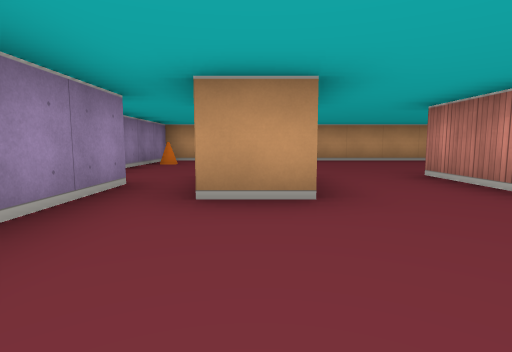
view 1 (above)

12 first-person views from a walk through a cub3D level. The camera is about half as high as the walls, tilts 6° down and sees 80° across. The floor is counted in squares. Each view is taken from the middle of a square. On the plan, view 1 faces up. The plan holds only what a view shows up to about 9 squares ahead; the rest is blank.

view 2
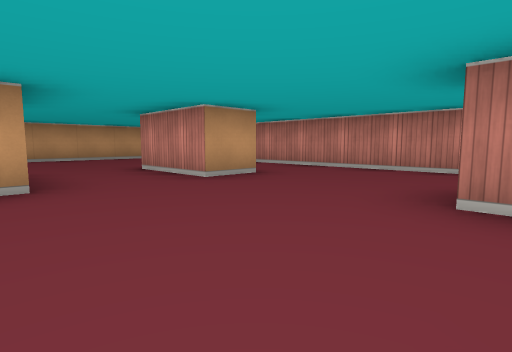

view 3
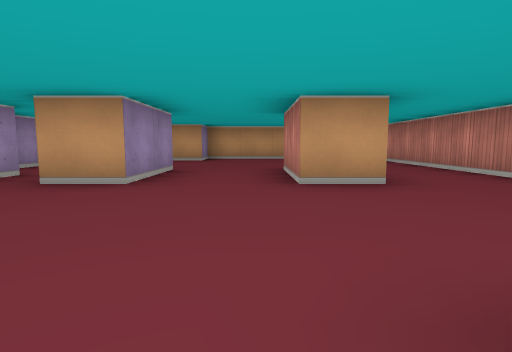

view 4
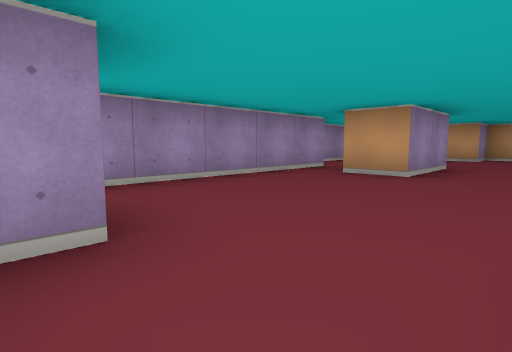

view 5
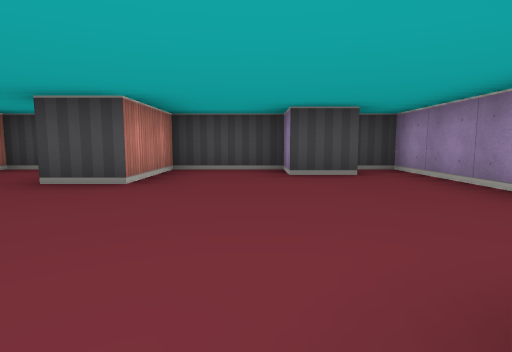

view 6
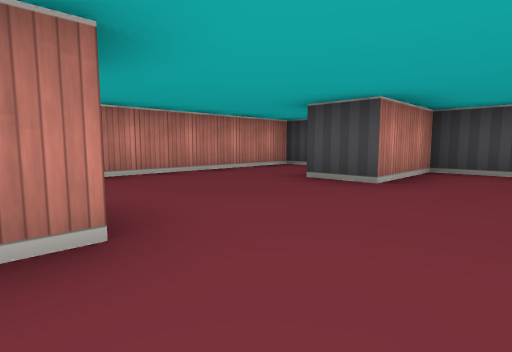

view 7
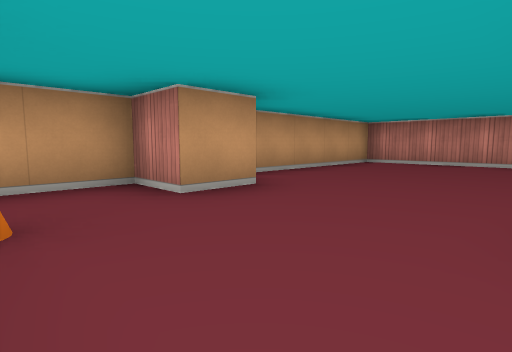

view 8
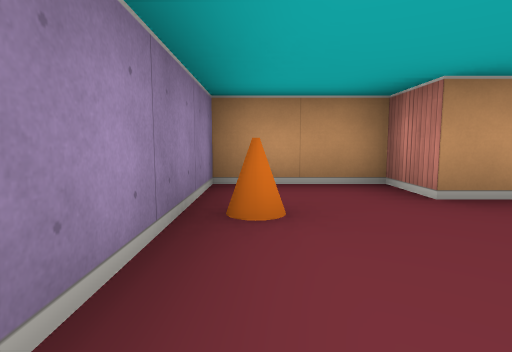

view 9
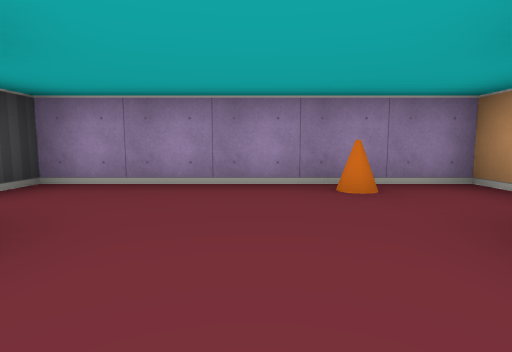

view 10
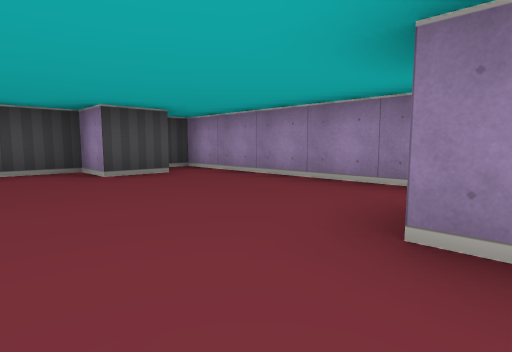

view 11
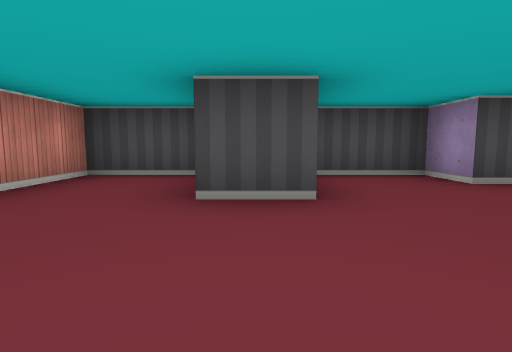

view 12
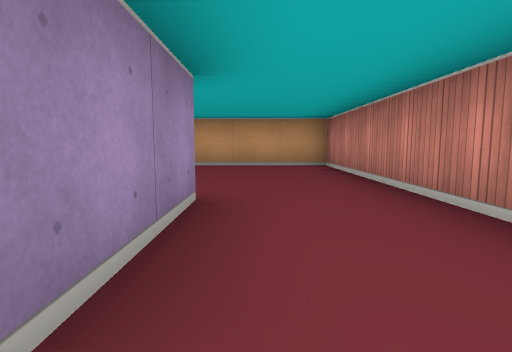

### Floor plan
Ten units are one square. View 1 is at (0, 0); x grows to the right and y downward. Boxes are objects, and circles mark ways between rooms. Rooms are numbered by the first view taken in them; rooms with no view inside come last. Other rooms are left out.
<svg viewBox="-30 -90 90 120">
<path fill="none" stroke="#000" d="M5 -25 -5 -25M35 -25 25 -25M-6 15 5 15 5 25 25 25 25 5 35 5M39 25 55 25 55 -25M-15 -24 -15 25 -8 25M5 -45 5 -25M35 -45 35 -25M25 -25 25 -45M-15 -36 -15 -24M55 -25 55 -85 5 -85 5 -75 -5 -75 -5 -85 -25 -85 -25 -35 -19 -35"/>
<rect x="-25" y="-75" width="10" height="10" fill="#bbb"><title>cone</title></rect>
<circle cx="-10" cy="-30" r="3" fill="#2a7"/>
<circle cx="15" cy="-35" r="3" fill="#2a7"/>
<circle cx="45" cy="-35" r="3" fill="#2a7"/>
<text x="20" y="0">1</text>
<text x="20" y="-60">2</text>
</svg>
Room 1 opens to room 2.

Where each view was taken, in squares from view 1:
view 1: 0 up, 0 right, facing up
view 2: 1 down, 0 right, facing up-right
view 3: 1 down, 2 right, facing up
view 4: 2 down, 2 right, facing up-left
view 5: 3 up, 1 right, facing down
view 6: 3 up, 1 right, facing down-right
view 7: 5 up, 2 left, facing up-right
view 8: 5 up, 2 left, facing up
view 9: 6 up, 1 right, facing left
view 10: 3 up, 2 right, facing down-left
view 11: 2 up, 3 right, facing down
view 12: 2 up, 4 right, facing up
